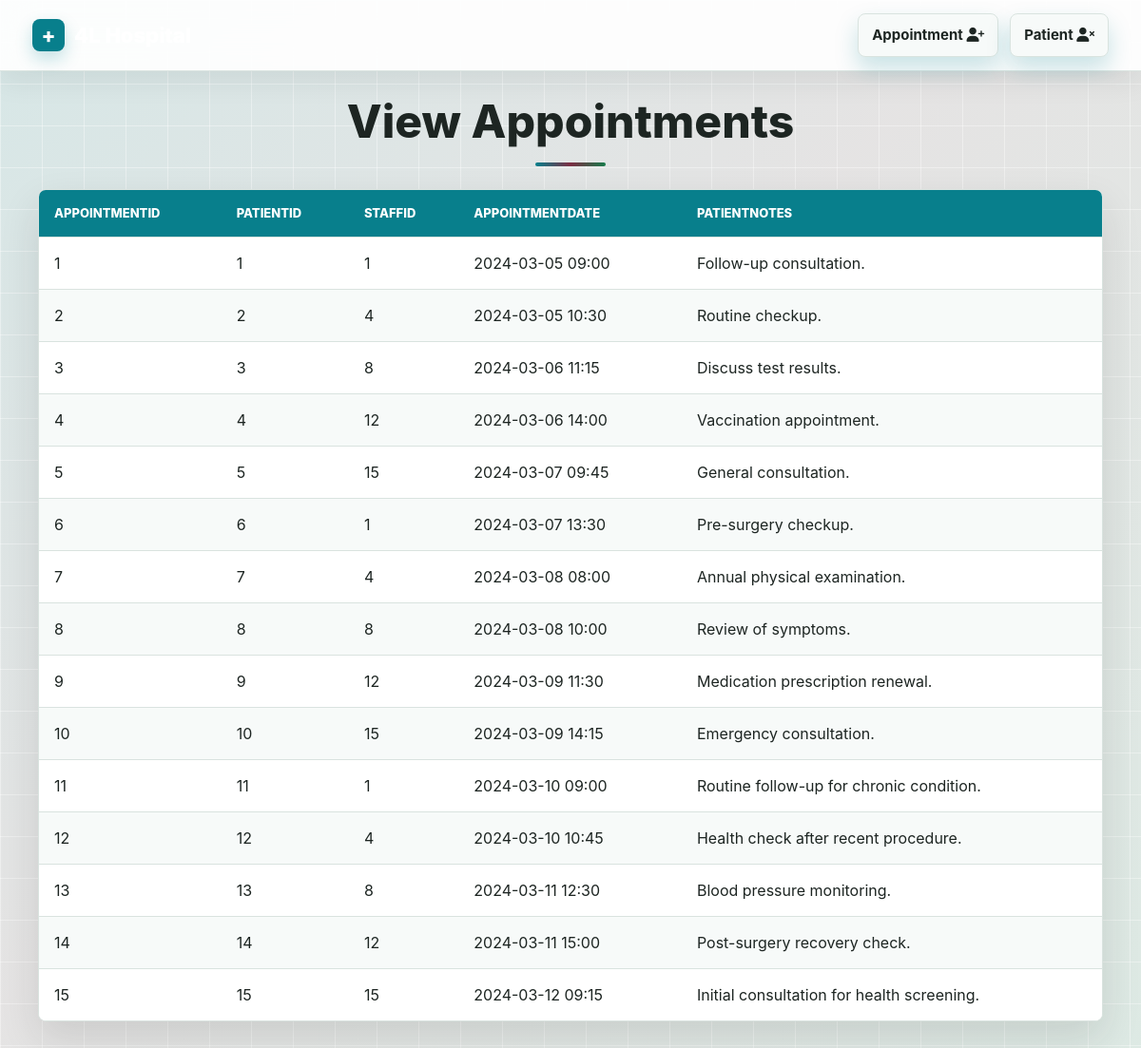
The page /viewAppointmentPage.php on the database its author committed.
### tables this page shows
CREATE TABLE "Appointment" (
	"AppointmentID"	INTEGER,
	"PatientID"	INTEGER NOT NULL,
	"StaffID"	INTEGER NOT NULL,
	"AppointmentDate"	TEXT NOT NULL,
	"PatientNotes"	TEXT,
	PRIMARY KEY("AppointmentID")
);

### viewAppointmentPage.php (the view, shortened to what this page needs)
<!DOCTYPE html>
<html lang="en">
<head>
    <link rel="stylesheet" href="style.css" />
</head>
<body>
    <?php
        include("NavBar2.php");
    ?>
    <div>
        <h2 class="centered-header">View Appointments</h2>
    </div>
    <div>
      <?php
        $db = new SQLite3('wosp.db');
        $select_query = "SELECT * FROM Appointment";
        $result = $db->query($select_query);
        echo "<table>";
        echo "<tr> <th>AppointmentID</th> <th>PatientID</th> <th>StaffID</th> <th>AppointmentDate</th> <th>PatientNotes</th> </tr>";
        while ($row = $result->fetchArray(SQLITE3_ASSOC)) {
            $AppointmentID = $row['AppointmentID'];
            $PatientID = $row['PatientID'];
            $StaffID = $row['StaffID'];
            $AppointmentDate = $row['AppointmentDate'];
            $PatientNotes = $row['PatientNotes'];
           echo "<tr>
                  <td>$AppointmentID</td>
                  <td>$PatientID</td>
                  <td>$StaffID</td>
                  <td>$AppointmentDate</td>
                  <td>$PatientNotes</td>
                </tr>";
        }
        echo "</table>";
      ?>
    </div>
</body>
</html>

### NavBar2.php (shortened to what this page needs)
<!DOCTYPE html>
<html lang="en">
<head>
    <link rel="stylesheet" href="https://cdn.jsdelivr.net/npm/bootstrap@5.3.0/dist/css/bootstrap.min.css">
    <link rel="stylesheet" href="style.css">
</head>
<body>
    <header>
        <nav class="navbar navbar-expand-lg">
            <div class="container-fluid">
                <a class="navbar-brand" href="index2.php">4L Hospital</a>
                <div class="dropdown">
                    <button class="dropbtn">Appointment <i class="fa fa-user-plus"></i></button>
                </div>
                <div class="dropdown">
                    <button class="dropbtn">Patient <i class="fa fa-user-times"></i></button>
                </div>
            </div>
        </nav>
    </header>
</body>
</html>

### style.css (style rules this page uses)
:root { --page-bg: #eef3f1; --surface: #ffffff; --surface-soft: #f7faf9; --text: #1d2522; --muted: #65706b; --line: #d9e3df; --brand: #087f8c; --brand-dark: #05636d; --accent: #7b2d43; --success: #167a4a; --danger: #b4232f; --shadow: 0 18px 42px rgba(29, 37, 34, 0.12); }
* { box-sizing: border-box; }
html { min-height: 100%; }
body, body.bg-light { min-height: 100vh; margin: 0; color: var(--text) !important; background: linear-gradient(135deg, rgba(8, 127, 140, 0.10), rgba(123, 45, 67, 0.08) 46%, rgba(22, 122, 74, 0.08)), var(--page-bg) !important; font-family: Inter, "Segoe UI", Arial, sans-serif !important; }
body::before { content: ""; position: fixed; inset: 0; z-index: -1; pointer-events: none; background-image: linear-gradient(rgba(255, 255, 255, 0.38) 1px, transparent 1px), linear-gradient(90deg, rgba(255, 255, 255, 0.38) 1px, transparent 1px); background-size: 44px 44px; }
a { color: var(--brand); }
.navbar { position: sticky !important; top: 0; z-index: 20; padding: 14px 22px !important; background: rgba(255, 255, 255, 0.92) !important; border-bottom: 1px solid rgba(217, 227, 223, 0.95); box-shadow: 0 10px 30px rgba(29, 37, 34, 0.08); backdrop-filter: blur(16px); }
.container-fluid { max-width: 1180px; gap: 12px; margin: 0 auto; }
.navbar-brand { display: inline-flex; align-items: center; gap: 10px; margin-right: auto !important; color: var(--text) !important; font-size: 22px !important; font-weight: 800 !important; letter-spacing: 0 !important; }
.navbar-brand::before { content: "+"; display: inline-grid; width: 34px; height: 34px; place-items: center; color: #ffffff; background: var(--brand); border-radius: 8px; box-shadow: 0 8px 18px rgba(8, 127, 140, 0.24); }
.dropdown { position: relative; }
.dropdown .dropbtn, .logout-btn, button, .btn.btn-primary { border: 0 !important; border-radius: 8px !important; cursor: pointer; font-weight: 700 !important; letter-spacing: 0 !important; transition: transform 160ms ease, box-shadow 160ms ease, background 160ms ease, color 160ms ease; }
.dropdown .dropbtn { padding: 10px 14px !important; color: var(--text) !important; background: var(--surface-soft) !important; border: 1px solid var(--line) !important; font-size: 15px !important; }
body > div:not(.container):not(.row):not(.col-md-4):not(.card):not(.card-body) { width: min(1120px, calc(100% - 32px)); margin: 24px auto; }
body > div:first-of-type:not(.container) { margin-top: 36px; }
.centered-header, body > div h1, body > div h2, body > div h3 { color: var(--text) !important; text-align: center !important; letter-spacing: 0 !important; }
.centered-header, body > div h1 { margin: 0 0 20px; font-size: clamp(32px, 4vw, 48px); font-weight: 850; }
body > div h2 { margin: 6px 0 18px; color: var(--muted) !important; font-size: clamp(20px, 2.4vw, 28px); font-weight: 700; }
.centered-header::after { content: ""; display: block; width: 74px; height: 4px; margin: 14px auto 0; background: linear-gradient(90deg, var(--brand), var(--accent), var(--success)); border-radius: 8px; }
::placeholder { color: #7c8984; opacity: 1; }
button, .btn.btn-primary { min-height: 46px; padding: 11px 18px !important; color: #ffffff !important; background: var(--brand) !important; box-shadow: 0 12px 24px rgba(8, 127, 140, 0.22); }
table { display: block; width: min(1120px, 100%); margin: 0 auto 36px; overflow-x: auto; border-collapse: separate; border-spacing: 0; background: var(--surface); border: 1px solid var(--line); border-radius: 8px; box-shadow: var(--shadow); }
th, td { padding: 15px 16px; text-align: left; border-bottom: 1px solid var(--line); vertical-align: middle; white-space: nowrap; }
th { color: #ffffff; background: var(--brand); font-size: 13px; font-weight: 800; letter-spacing: 0 !important; text-transform: uppercase; }
td { color: var(--text); background: rgba(255, 255, 255, 0.96); }
tr:nth-child(odd) td { background: var(--surface-soft); }
tr:last-child td { border-bottom: 0; }

### NavBar2.php (style rules this page uses)
body { background-color: #f8f9fa; font-family: 'Arial', sans-serif; }
.navbar { background-color: #343a40; padding: 15px; }
.navbar-brand { color: white !important; font-size: 24px; font-weight: bold; }
.dropdown .dropbtn { background-color: #007bff; color: white; padding: 10px 16px; border: none; font-size: 16px; cursor: pointer; border-radius: 5px; transition: 0.3s; }

### rows shown on the page
appointment: AppointmentID "1", PatientID "1", StaffID "1", AppointmentDate "2024-03-05 09:00", PatientNotes "Follow-up consultation."
appointment: AppointmentID "2", PatientID "2", StaffID "4", AppointmentDate "2024-03-05 10:30", PatientNotes "Routine checkup."
appointment: AppointmentID "3", PatientID "3", StaffID "8", AppointmentDate "2024-03-06 11:15", PatientNotes "Discuss test results."
appointment: AppointmentID "4", PatientID "4", StaffID "12", AppointmentDate "2024-03-06 14:00", PatientNotes "Vaccination appointment."
appointment: AppointmentID "5", PatientID "5", StaffID "15", AppointmentDate "2024-03-07 09:45", PatientNotes "General consultation."
appointment: AppointmentID "6", PatientID "6", StaffID "1", AppointmentDate "2024-03-07 13:30", PatientNotes "Pre-surgery checkup."
appointment: AppointmentID "7", PatientID "7", StaffID "4", AppointmentDate "2024-03-08 08:00", PatientNotes "Annual physical examination."
appointment: AppointmentID "8", PatientID "8", StaffID "8", AppointmentDate "2024-03-08 10:00", PatientNotes "Review of symptoms."
appointment: AppointmentID "9", PatientID "9", StaffID "12", AppointmentDate "2024-03-09 11:30", PatientNotes "Medication prescription renewal."
appointment: AppointmentID "10", PatientID "10", StaffID "15", AppointmentDate "2024-03-09 14:15", PatientNotes "Emergency consultation."
appointment: AppointmentID "11", PatientID "11", StaffID "1", AppointmentDate "2024-03-10 09:00", PatientNotes "Routine follow-up for chronic condition."
appointment: AppointmentID "12", PatientID "12", StaffID "4", AppointmentDate "2024-03-10 10:45", PatientNotes "Health check after recent procedure."
appointment: AppointmentID "13", PatientID "13", StaffID "8", AppointmentDate "2024-03-11 12:30", PatientNotes "Blood pressure monitoring."
appointment: AppointmentID "14", PatientID "14", StaffID "12", AppointmentDate "2024-03-11 15:00", PatientNotes "Post-surgery recovery check."
appointment: AppointmentID "15", PatientID "15", StaffID "15", AppointmentDate "2024-03-12 09:15", PatientNotes "Initial consultation for health screening."
